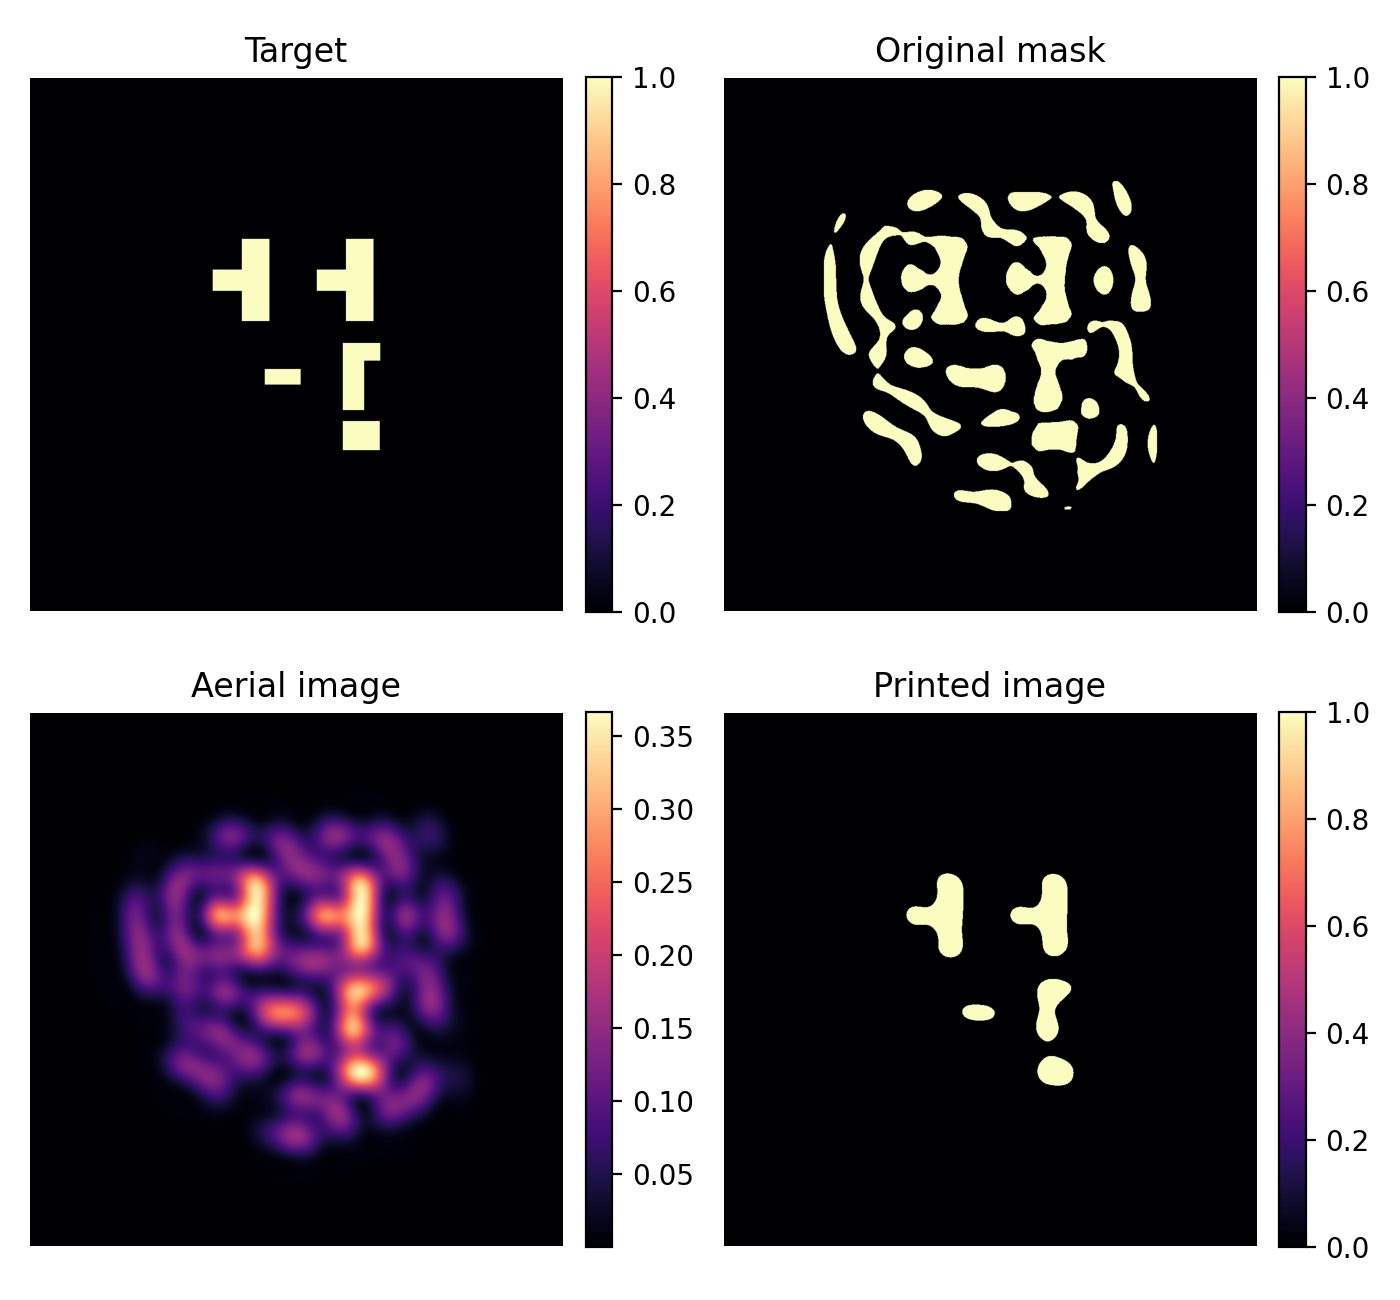

This chart was generated by the following Python code:
import matplotlib.pyplot as plt

import lithorch as lt


if __name__ == '__main__':

    # Load and preprocess the mask image
    image_size = 1024
    mask_url = 'https://raw.githubusercontent.com/thomashirtz/lithox/refs/heads/master/data/mask.png'
    target_url = 'https://raw.githubusercontent.com/thomashirtz/lithox/refs/heads/master/data/target.png'
    mask = lt.load_image(path_or_url=mask_url, size=image_size)
    target = lt.load_image(path_or_url=target_url, size=image_size)

    # Run the lithography simulation
    print("Running lithography simulation...")
    simulator = lt.LithographySimulator()
    simulation_result = simulator(mask)
    print("Simulation completed.")

    # Map titles to their corresponding image data
    title_to_data = {
        "Target": target,
        "Original mask": mask,
        "Aerial image": simulation_result.aerial,
        # "Resist Image": simulation_result.resist,
        "Printed image": simulation_result.printed,
    }

    # Plot the results in a 2×2 grid
    fig, axes = plt.subplots(2, 2, figsize=(7, 6.5), dpi=200)
    for ax, (title, data) in zip(axes.flatten(), title_to_data.items()):
        plot = ax.imshow(data, cmap="magma")
        ax.set_title(title)
        fig.colorbar(
            plot,
            ax=ax,
            orientation="vertical",
            fraction=0.046,
            pad=0.04,
        )
        ax.set_axis_off()

    plt.tight_layout()
    # plt.savefig('simulation.png', dpi=200)
    plt.show()
